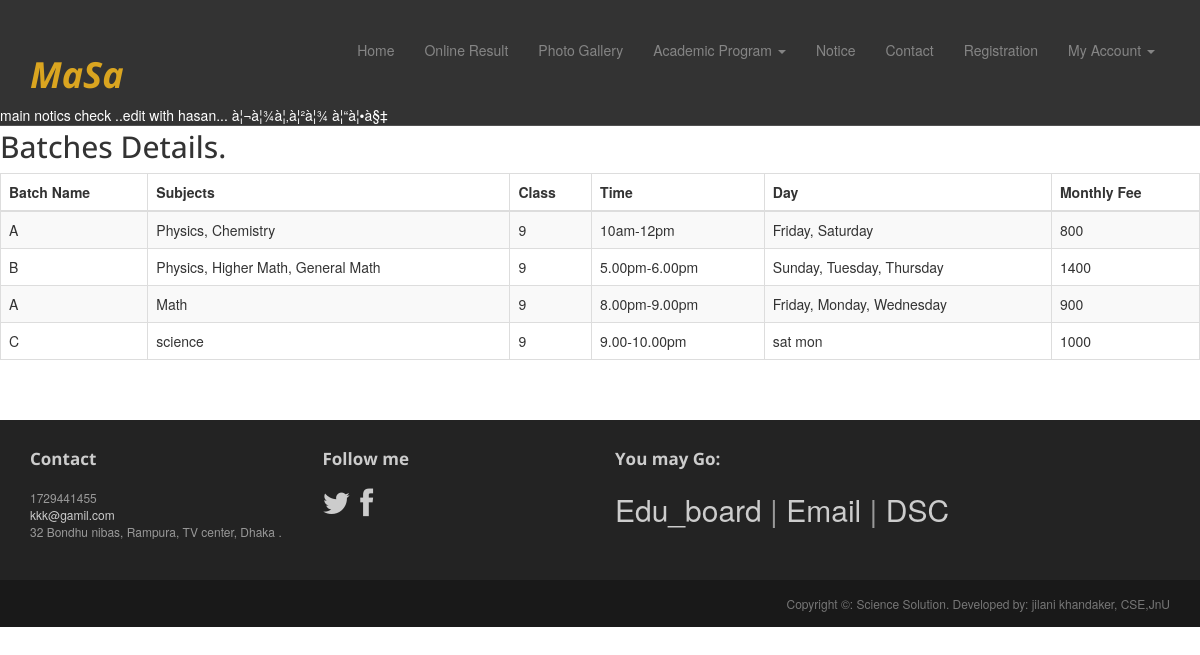
The page /class9.php on the database its author committed.
### tables this page shows
CREATE TABLE IF NOT EXISTS `tbl_notice` (
`notice_id` int(30) NOT NULL,
  `notice_des` varchar(400) NOT NULL,
  `notice_type` varchar(20) NOT NULL,
  `date` date NOT NULL,
  `deletion_status` tinyint(2) NOT NULL DEFAULT '0'
);

CREATE TABLE IF NOT EXISTS `tbl_batch` (
`batch_id` int(20) NOT NULL,
  `batch_name` text NOT NULL,
  `group` varchar(15) NOT NULL,
  `subjects` varchar(100) NOT NULL,
  `class` int(50) NOT NULL,
  `time` varchar(50) NOT NULL,
  `day` varchar(50) NOT NULL,
  `fee` int(20) NOT NULL,
  `deletion_status` tinyint(1) NOT NULL DEFAULT '0'
);

CREATE TABLE IF NOT EXISTS `tbl_contact_info` (
`contact_info_id` int(1) NOT NULL,
  `email` varchar(30) NOT NULL,
  `address` text NOT NULL,
  `phone` int(15) NOT NULL
);

### class9.php (called while the page is built)
<?php
$pages="class9";
include './index.php';

### application.php (called while the page is built, shortened)
<?php
class Application {
    public function __construct() {
        $host_name = 'localhost';
        $user_name = 'root';
        $password = '';
        $db_name = 'sciencesolution';
        $con = mysqli_connect($host_name, $user_name, $password);
        if ($con) {
            $db_select = mysqli_select_db($con, $db_name);
            if ($db_select) {
                return $con;
            } else {
                die('Database not selected' . mysqli_error($con));
            }
        } else {
            die('Database server connection fail' . mysqli_error($con));
        }
    }
     public function select_all_batch_info($class){
        $con = $this->__construct();
        $sql = "SELECT * FROM tbl_batch WHERE deletion_status = 0 AND class='$class' ";
        if (mysqli_query($con, $sql)) {
            $query_result = mysqli_query($con, $sql);
            return $query_result;
        } else {
            die('Query problem' . mysqli_error($con));
        }
    }
    public function get_contact_info(){
        $con = $this->__construct();
        $sql = "SELECT * From tbl_contact_info   ";
        if (mysqli_query($con, $sql)) {
            $query_result = mysqli_query($con, $sql);
            return $query_result;
        } else {
            die('Query problem' . mysqli_error($con));
        }
    }
    public function select_latest_notice(){
        $con = $this->__construct();
        $sql3= " SELECT MAX(notice_id) FROM tbl_notice WHERE notice_type='main' AND deletion_status='0' ";
            if (mysqli_query($con, $sql3)) {
      $qu_res = mysqli_query($con, $sql3);
            $max_notice_id = mysqli_fetch_assoc($qu_res);
           $last_notice_id=$max_notice_id['MAX(notice_id)'];
           $sql = "SELECT * From tbl_notice  where notice_id = '$last_notice_id'  ";
        if (mysqli_query($con, $sql)) {
            $query_result = mysqli_query($con, $sql);
            return $query_result;
        } else {
            die('Query problem' . mysqli_error($con));
        }
               }
               }
}

### pages/class9_page_content.php (the view, shortened to what this page needs)
<br/><br/><br/><br/><br/>
<?php
   $class=9;
  $query_result=$obj_app->select_all_batch_info($class);
?>
<div class="row-fluid sortable">
    <div class="box span12">
        <div class="box-header" data-original-title>
            <h2><i class="halflings-icon user"></i><span class="break"></span>Batches Details.</h2>
        </div>
        <div class="box-content">
            <table class="table table-striped table-bordered bootstrap-datatable datatable">
                <thead>
                    <tr>
                        <th> Batch Name</th>
                        <th>Subjects</th>
                        <th>Class </th>
                         <th>Time</th>
                          <th>Day</th>
                           <th>Monthly Fee</th>
                    </tr>
                </thead>
                <tbody>
                    <?php while ($qu_info=  mysqli_fetch_assoc($query_result)) { ?>
                    <tr>
                        <td><?php echo $qu_info['batch_name']; ?></td>
                        <td class="center"><?php echo $qu_info['subjects']; ?></td>
                        <td class="center"><?php echo $qu_info['class']; ?></td>
                        <td class="center"><?php echo $qu_info['time']; ?></td>
                         <td class="center"><?php echo $qu_info['day']; ?></td>
                          <td class="center"><?php echo $qu_info['fee']; ?></td>
                    </tr>
                    <?php } ?>
                </tbody>
            </table>
        </div>
    </div>
</div>

### include/menu.php (shortened to what this page needs)
<?php
$result = $obj_app-> select_latest_notice();
$latest_notice = mysqli_fetch_assoc($result);
?>
<div class="navbar navbar-inverse navbar-fixed-top headroom" >
    <div class="container">
        <div class="navbar-header">
            <h1 style="color: goldenrod; "> <i><b>MaSa </b></i></h1>
        </div>
        <div class="navbar-collapse collapse">
            <ul class="nav navbar-nav pull-right">
                <?php if(isset($pages)) { ?>
                <li><a href="index.php">Home</a></li>
                <?php if ($pages == 'result_page'){ ?>
                <li class="active"><a href="result.php">Online Result</a></li>
                <?php }  else {?>
                <li><a href="result.php">Online Result</a></li>
                <?php }
                if ($pages == 'photo_gallery'){ ?>
                <li class="active"><a href="photo_gallery.php">Photo Gallery</a></li>
                <?php }  else {?>
                <li><a href="photo_gallery.php">Photo Gallery</a></li>
                <?php }
                if ($pages == 'class8'|| $pages == 'class9' || $pages == 'class10' ||$pages == 'class11'){ ?>
                <li class="dropdown" class="active">
                    <a href="#" class="dropdown-toggle" data-toggle="dropdown">Academic Program <b class="caret"></b></a>
                </li>
                <?php }
                if ($pages == 'notice_page'){ ?>
                <li   class="active" ><a href="notice.php">Notice </a></li>
                <?php }  else {?>
                <li ><a href="notice.php">Notice </a></li>
                <?php }
                if ($pages == 'contact'){ ?>
                <li class="active" ><a href="contact.php">Contact</a></li>
                <?php }  else {?>
                <li><a href="contact.php">Contact</a></li>
                <?php }
                if ($pages == 'signup'){ ?>
                <li class="active"><a href="signup.php">Registration</a></li>
                <?php }  else {?>
                <li><a href="signup.php">Registration</a></li>
                <?php } ?>
                 <?php
                if (isset($_SESSION['user_id']) && $_SESSION['user_type'] == 'student') { ?>
                          <li> <ul >
                                    <li><a href="student_info.php"><i class="halflings-icon user"></i> Profile</a></li>
                                    <li><a href="?status_logout=logout"><i class="halflings-icon off"></i> Logout</a></li>
                              </ul></li>
               <?php }
               else { ?>
                   <li class="dropdown">
                    <a href="#" class="dropdown-toggle" data-toggle="dropdown">My Account <b class="caret"></b></a>
                </li> <?php }
                } else { ?>
                <?php
                if (isset($_SESSION['user_id']) && $_SESSION['user_type'] == 'student') { ?>
                          <li> <ul >
                                    <li><a href="student_info.php"><i class="halflings-icon user"></i> Profile</a></li>
                                    <li><a href="?status_logout=logout"><i class="halflings-icon off"></i> Logout</a></li>
                              </ul></li>
              <?php } } ?>
            </ul>
        </div>
    </div>
    <div  style="color: #ffffff; "> <marquee> <?php echo $latest_notice['notice_des']; ?> </marquee></div>
</div>

### include/footer.php (shortened to what this page needs)
<?php
$query_res = $obj_app -> get_contact_info();
$contact_info = mysqli_fetch_assoc($query_res);
?>
<footer id="footer" class="top-space">
    <div class="footer1">
        <div class="container">
            <div class="row">
                <div class="col-md-3 widget">
                    <h3 class="widget-title">Contact</h3>
                    <div class="widget-body">
                        <p><?php   echo $contact_info['phone']; ?><br>
                            <a href="mailto:#"><?php   echo $contact_info['email']; ?></a><br>
                            <?php   echo $contact_info['address']; ?>
                        </p>
                    </div>
                </div>
                <div class="col-md-3 widget">
                    <h3 class="widget-title">Follow me</h3>
                    <div class="widget-body">
                        <p class="follow-me-icons">
                            <a href=""><i class="fa fa-twitter fa-2"></i></a>
                            <a href=""><i class="fa fa-facebook fa-2"></i></a>
                        </p>
                    </div>
                </div>
                <div class="col-md-6 widget">
                    <h3 class="widget-title">You may Go: </h3>
                    <div class="widget-body">
                        <p class="follow-me-icons">
                            <a target="_blank" href="http://www.educationboardresults.gov.bd">Edu_board </a> |
                            <a  target="_blank" href="https://mail.google.com">Email</a> |
                            <a  target="_blank" href="http://www.dsebd.org/">DSC </a>
                        </p>
                    </div>
                </div>
            </div>
        </div>
    </div>
    <div class="footer2">
        <div class="container">
            <div class="row">
                <div class="col-md-6 widget">
                </div>
                <div class="col-md-6 widget" >
                    <div class="widget-body" >
                        <p class="text-right" >
                            Copyright &copy: Science Solution. Developed by: jilani khandaker, CSE,JnU
                        </p>
                    </div>
                </div>
            </div>
        </div>
    </div>
</footer>

### assets/css/main.css (style rules this page uses)
.headroom { -webkit-transition: all 0.4s ease-out; -moz-transition: all 0.4s ease-out; -o-transition: all 0.4s ease-out; transition: all 0.4s ease-out; }
h1, h2, h3, h4, h5, h6 { font-family:"Open sans", Helvetica, Arial; }
h1, .h1, h2, .h2, h3, .h3 { margin-top:30px; }
.top-space { margin-top: 60px; }
.footer1 { background: #232323; padding: 30px 0 0 0; font-size: 12px; color: #999; }
.footer1 a { color: #ccc; }
.footer1 .widget { margin-bottom:30px; }
.footer1 .widget-title { font-size: 17px; font-weight: bold; color: #ccc; margin: 0 0 20px; }
.follow-me-icons { font-size:30px; }
.follow-me-icons i { float:left; margin:0 10px 0 0; }
.footer2 { background: #191919; padding: 15px 0; color: #777; font-size: 12px; }
.footer2 p { margin: 0; }

### rows shown on the page
tbl_notice: notice_des "main notics check ..edit with hasan... à¦¬à¦¾à¦‚à¦²à¦¾ à¦“à¦•à§‡"
tbl_batch: batch_name "A", subjects "Physics, Chemistry", class "9", time "10am-12pm", day "Friday, Saturday", fee "800"
tbl_batch: batch_name "B", subjects "Physics, Higher Math, General Math", class "9", time "5.00pm-6.00pm", day "Sunday, Tuesday, Thursday", fee "1400"
tbl_batch: batch_name "A", subjects "Math", class "9", time "8.00pm-9.00pm", day "Friday, Monday, Wednesday", fee "900"
tbl_batch: batch_name "C", subjects "science", class "9", time "9.00-10.00pm", day "sat mon", fee "1000"
tbl_contact_info: phone "1729441455", email "kkk@gamil.com", address "32 Bondhu nibas, Rampura, TV center, Dhaka ."
